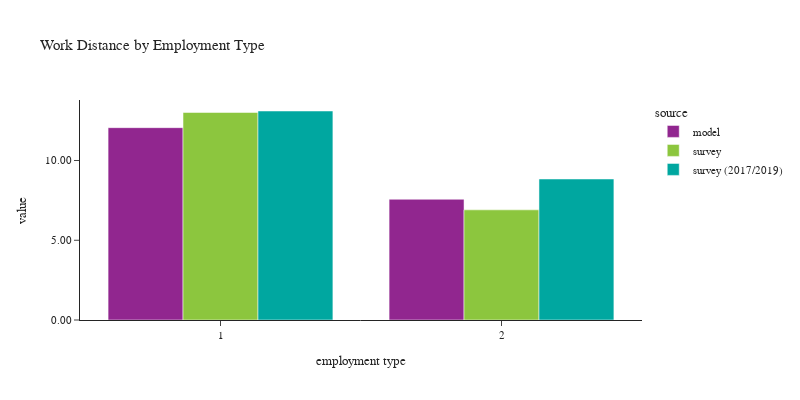

Here is the notebook cell this chart was saved with:
### Code cell
plot_work_location(df_workers, 'pwtyp', 'Employment Type', 'employment type')

### Figure 1 — Plotly figure (JSON) as saved in the notebook; plotly's stock layout.template omitted (floating-point values rounded to 4 significant figures)
{"data": [{"alignmentgroup": "True", "customdata": [[1781415], [435435]], "hovertemplate": "source=model<br>pwtyp=%{x}<br>value=%{y}<br>sample count=%{customdata[0]}<extra></extra>", "legendgroup": "model", "marker": {"color": "#91268F", "pattern": {"shape": ""}}, "name": "model", "offsetgroup": "model", "orientation": "v", "showlegend": true, "textposition": "auto", "type": "bar", "x": [1, 2], "xaxis": "x", "y": [12.06, 7.569], "yaxis": "y"}, {"alignmentgroup": "True", "customdata": [[2239], [453]], "hovertemplate": "source=survey<br>pwtyp=%{x}<br>value=%{y}<br>sample count=%{customdata[0]}<extra></extra>", "legendgroup": "survey", "marker": {"color": "#8CC63E", "pattern": {"shape": ""}}, "name": "survey", "offsetgroup": "survey", "orientation": "v", "showlegend": true, "textposition": "auto", "type": "bar", "x": [1, 2], "xaxis": "x", "y": [13.01, 6.906], "yaxis": "y"}, {"alignmentgroup": "True", "customdata": [[5123], [847]], "hovertemplate": "source=survey (2017/2019)<br>pwtyp=%{x}<br>value=%{y}<br>sample count=%{customdata[0]}<extra></extra>", "legendgroup": "survey (2017/2019)", "marker": {"color": "#00A7A0", "pattern": {"shape": ""}}, "name": "survey (2017/2019)", "offsetgroup": "survey (2017/2019)", "orientation": "v", "showlegend": true, "textposition": "auto", "type": "bar", "x": [1, 2], "xaxis": "x", "y": [13.1, 8.84], "yaxis": "y"}], "layout": {"barmode": "group", "font": {"size": 11}, "height": 400, "legend": {"title": {"text": "source"}, "tracegroupgap": 0}, "title": {"text": "Work Distance by Employment Type"}, "width": 800, "xaxis": {"anchor": "y", "domain": [0.0, 1.0], "title": {"text": "employment type"}}, "yaxis": {"anchor": "x", "domain": [0.0, 1.0], "tickformat": ".2f", "title": {"text": "value"}}}}
